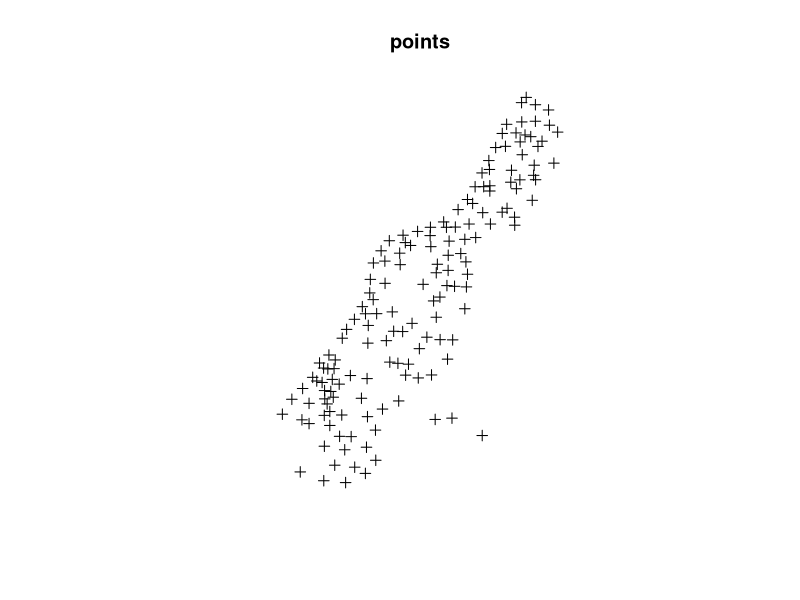
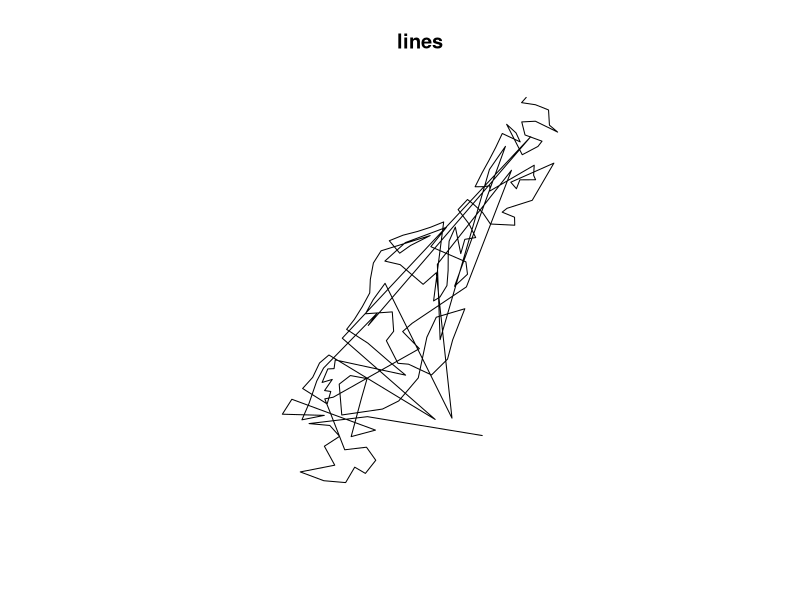
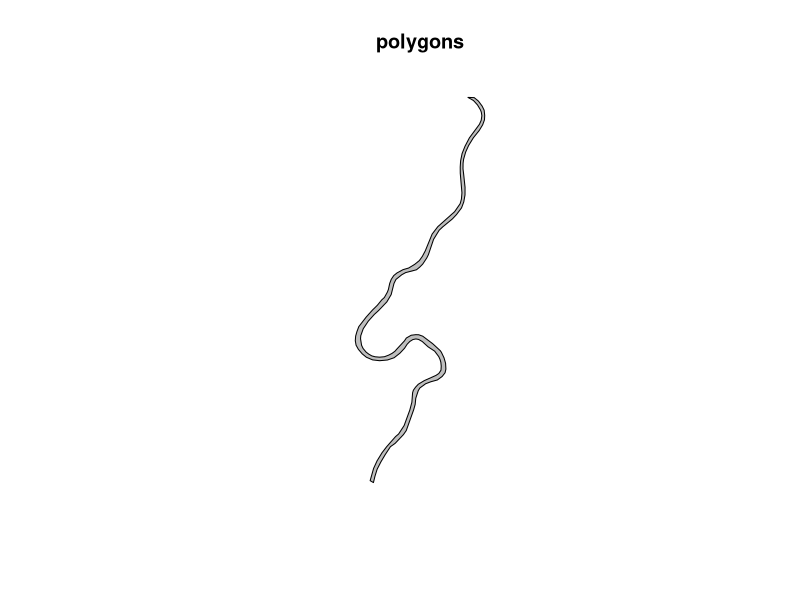
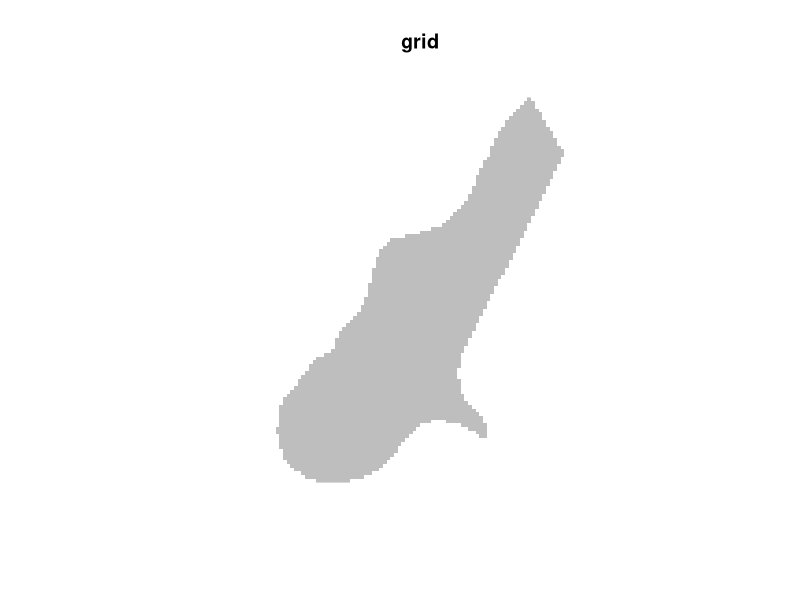
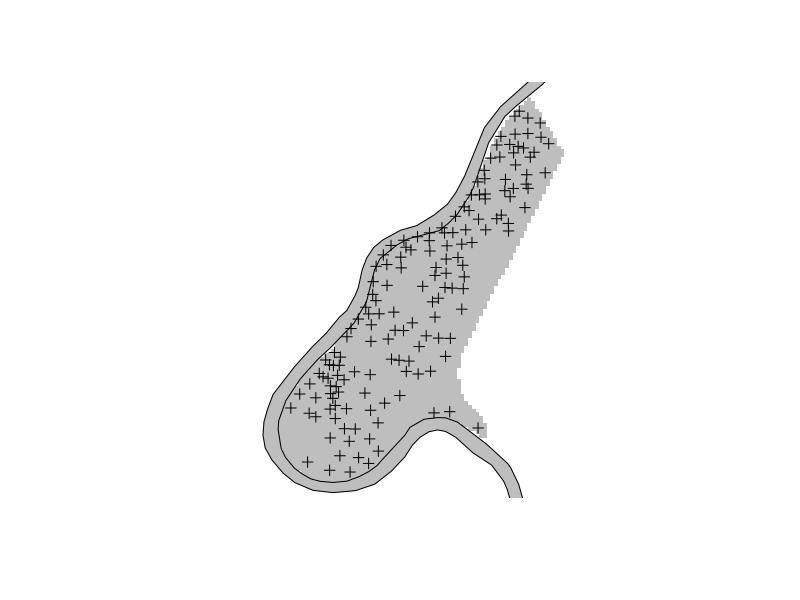
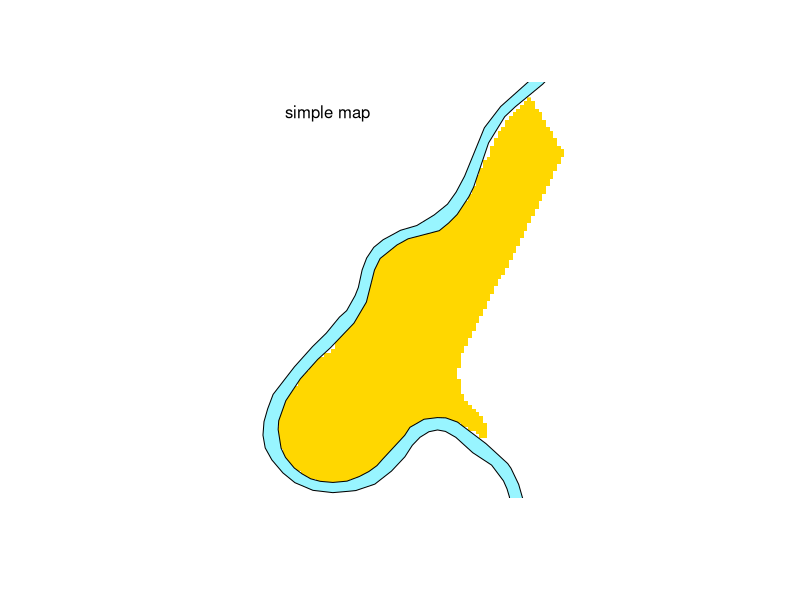

Here is the R script that generated these plots, in order: (Note: this script raises an error after producing the figures.)
####################################
## Homework _ from 27.11.2017     ##
## Bivand et al. 2013 - chapter 3 ##
####################################


## 1) Plotting points, lines, polygons and grids ####

library(sp)
data(meuse) # use the example data "meuse" from the package "sp"
class(meuse) # check the class --> data.frame
coordinates(meuse) <- c("x", "y")
class(meuse) # --> it has been transformed to SpatialPointsDataFrame
plot(meuse) # plot the data
title("points") # add a titel to the plot


cc <- coordinates(meuse) # the coordinates of meuse are stored as a new object
class(cc) # --> it´s a matrix
m.sl <- SpatialLines(list(Lines(list(Line(cc)), "line1"))) # points are joined up in sequence
# --> a Lines-slot contains list of Line-objects
# --> SpatialLines() creates objects from lists of Lines objects
# create a SpatialLines-objects from the list of lines-obejcts (here one) which contains the list of line-objects (here cc)
plot(m.sl) # plot the resulting line
title("lines") # add a titel


data(meuse.riv) # load the data outlining the banks of River Meuse
meuse.lst <- list(Polygons(list(Polygon(meuse.riv)), # create a Polygons Objects from the data
                           "meuse.riv"))
meuse.pol <- SpatialPolygons(meuse.lst) # convert Polygon to Spatial Polygon
plot(meuse.pol, col = "grey") # plot the Spatial Polygon
title("polygons")


data(meuse.grid) # load the example data
class(meuse.grid) # --> it´s a data.frame
coordinates(meuse.grid) <- c("x", "y") # convert it to SpatialPointsDataFrame
meuse.grid <- as(meuse.grid, "SpatialPixels") # convert it to SpatiaPixels object
image(meuse.grid, col = "grey") # create a grid of colored rectangles for displaying
title("grid")


## map becomes more readable when combining several elements
# --> add elements to the plot with "add = TRUE"
image(meuse.grid, col = "grey")
plot(meuse.pol, col = "grey", add = TRUE)
plot(meuse, add = TRUE)

image(meuse.grid, col = "gold")
plot(meuse.pol, col = "cadetblue1", add = TRUE)
text(x=179000, y=333760, labels ="simple map", pos=1) # text can be added like so
lines(meuse.pol, col="blue", lwd=3) # lines can also be added like so
points(meuse, col ="red", pch=3, cex=0.3) # points can also be added like so


## 2) Axes and Layout Elements ####

# specify the layout of a plot
layout(matrix(c(1, 2), # devide the device in 1 row and 2 columns
               1, 2)) # specify colum-width and row-height
plot(meuse.pol, axes = TRUE) # plot polygon with axes
plot(meuse.pol, axes = FALSE) # plot polygon without axes
axis(side=1, at = c(178000 + 0:2 * 2000), cex.axis = 0.7)
axis(side=2, at = c(326000 + 0:3 * 4000), cex.axis = 0.7)
box() # draw a box around the current plot

## another example for the layout command:
#layout(matrix(c(1,1,1, # plot one in complete first line
#                2,3,4, # three plots in the middle line
#                5,5,6), # two plots in the last line
#              nrow=3, byrow=TRUE), # there are 3 rows, plotting is done by row
#       widths=c(1,1,2), # the first+ second column each are half as large as the last column
#       heights=c(1, 1, 2)) # the first + second row each are half as large as the last row
#layout.show(n=6) # show the layout with all six fields



oldpar = par(no.readonly = TRUE) # safe all the graphical parameters as a list
layout(matrix(c(1, 2), 1, 2)) # define a new layout

plot(meuse, axes = TRUE, cex = 0.6) # first plot - default size
plot(meuse.pol, add = TRUE)
title("Sample locations")

par(mar = c(0, 0, 0, 0) + 0.1) # define new parameters --> maximised plotting space witou axis drawn
plot(meuse, axes = FALSE, cex = 0.6)
plot(meuse.pol, add = TRUE)
box()

par(oldpar) # set the parameters to old values
